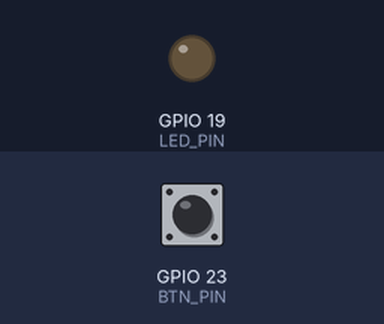
The sketch below on a simulated ESP32. Parts: output pins drawn as LEDs (lit = HIGH). The inputs (shaded band) are chosen by the test bench; at power-on: GPIO 23 (BTN_PIN) HIGH. What the sketch prints to the serial monitor is not drawn.

Above: at 1.2 s.
1.3 s: GPIO 23 (BTN_PIN) pulled LOW for 0.15 s
At 1.9 s:
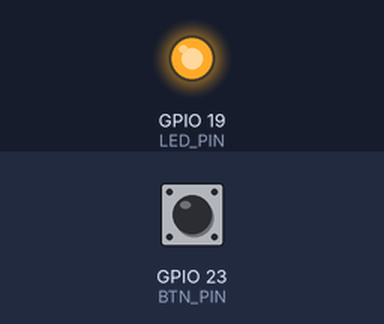
Timing chart, 0 to 7.8 s (numbered marks = the images above; inputs shaded):
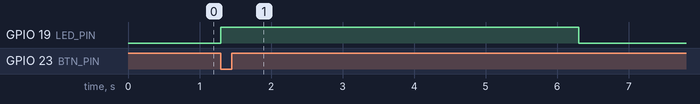

The sketch:

Btn_OnOff_Led_Interrupt.ino
```cpp
#define LED_PIN 19
#define BTN_PIN 23
// Bấm nút tự động bật LED trong 5s sau đó tự động tắt

bool startTimer = false;

// Giá trị lần cuối cùng được cập nhật
unsigned long previousMillis = 0;

unsigned long interval = 5000; // giá trị delay (milliseconds) - 5s

void IRAM_ATTR BtnPress() {
      digitalWrite(LED_PIN, HIGH);
      startTimer = true;
      previousMillis = millis();
}

void setup() {
  // set led là ouput
  Serial.begin(115200);
  pinMode(BTN_PIN, INPUT_PULLUP);
  attachInterrupt(digitalPinToInterrupt(BTN_PIN), BtnPress, FALLING);
  pinMode(LED_PIN, OUTPUT);
}

void loop(){
  // khởi tạo một biến lưu giá trị hiện tại của Timer
   unsigned long currentMillis = millis();
   if(startTimer && (currentMillis - previousMillis > interval)){//nếu delay > 5s
      Serial.println(currentMillis - previousMillis);// 5001
      digitalWrite(LED_PIN,LOW);
      startTimer = false;
   }
}
```

Measured:
- after the input at 1.3 s, GPIO 19 (LED_PIN): LOW → HIGH at once, → LOW 5.0 s later
